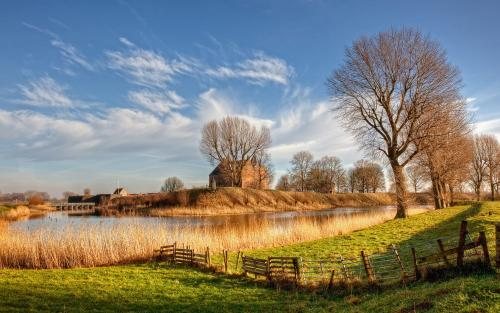
#> input picture beautyful_view.jpg, 500 x 313 px
$ python '08_roi与泛洪填充.py'
#> lines starting #> are read from the running program, lines starting #| are printed output that depends on the picture; after the words box and inside, x2 and y2 are one past the last pixel; in counts of white or black regions, pixels touching at a corner belong together
#> further down, src is the input picture: shape (313, 500, 3); mean B, G, R 118.1, 128.9, 130.8
import cv2 as cv
import numpy as np


# 获取图片的一小部分进行展示
def extreat_partial(image):
    h, w = image.shape[:2]            # 取image.shape的前两位参数
#> h = 313; w = 500
    print(image.shape)
#| (313, 500, 3)
    center_face_1 = image[int(h/2)-50:int(h/2)+50, int(w/2)-50:int(w/2)+50, 0]
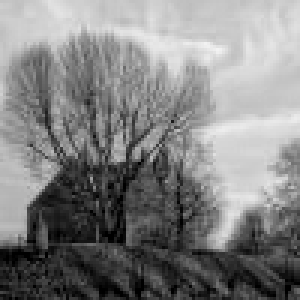
#> center_face_1: shape (100, 100) (shown 3 times larger); min 0, max 243, mean 130.1
    center_face_2 = image[int(h/2)-50:int(h/2)+50, int(w/2)-50:int(w/2)+50, 1]
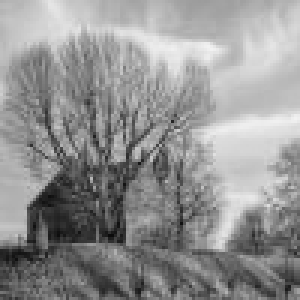
#> center_face_2: shape (100, 100) (shown 3 times larger); min 11, max 242, mean 146.3

    "我觉得这样加和后，仍是一个三通道，但是三个通道的值是相同的，相当于这是一个灰度图"
    center_face = cv.add(center_face_1, center_face_2)
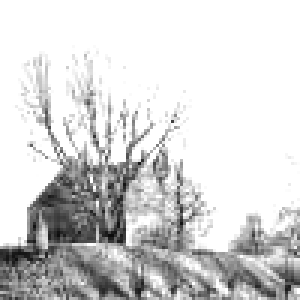
#> center_face: shape (100, 100) (shown 3 times larger); min 11, max 255, mean 213.3
    cv.imshow("center", center_face)
    cv.imshow("orginal", image)


# 局部像素取灰白模式
def partial_gray(image):
    h, w = image.shape[:2]            # 取image.shape的前两位参数
#> h = 313; w = 500
    center_face = image[int(h/2)-50:int(h/2)+50, int(w/2)-50:int(w/2)+50]
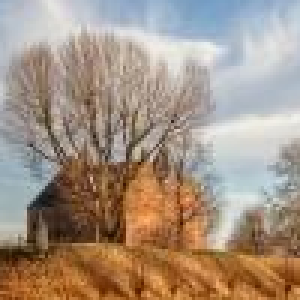
#> center_face: shape (100, 100, 3) (shown 3 times larger); mean B, G, R 130.1, 146.3, 164.7
    center_gray = cv.cvtColor(center_face, cv.COLOR_BGR2GRAY)
    # 我们需要将gray装换成RGB， 然后才能给image对应的区域进行赋值
    image[int(h/2)-50:int(h/2)+50, int(w/2)-50:int(w/2)+50] = cv.cvtColor(center_gray, cv.COLOR_GRAY2BGR)
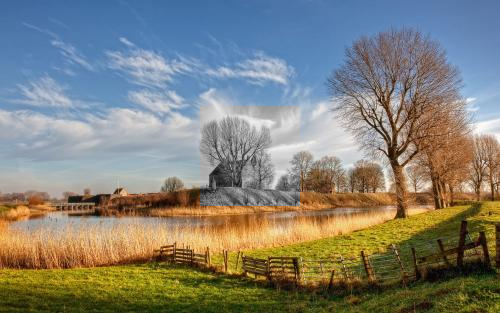
#> image: shape (313, 500, 3); mean B, G, R 119.4, 129.2, 129.9
    cv.imshow("gray_backface", image)


# 了OpenCV填充算法中漫水填充算法
"""
所谓漫水填充，简单来说，就是自动选中了和种子点相连的区域，接着将该区域替换成指定的颜色，
这是个非常有用的功能,经常用来标记或者分离图像的一部分进行处理或分析.漫水填充也可以用来
从输入图像获取掩码区域,掩码会加速处理过程,或者只处理掩码指定的像素点.
类似于ps中的魔棒工具
第二个参数， InputOutputArray类型的mask，这是第二个版本的floodFill独享的参数，
表示操作掩模,。它应该为单通道、8位、长和宽上都比输入图像 image 大两个像素点的图像。
第二个版本的floodFill需要使用以及更新掩膜，所以这个mask参数我们一定要将其准备好并
填在此处。需要注意的是，漫水填充不会填充掩膜mask的非零像素区域。例如，一个边缘检测算
子的输出可以用来作为掩膜，以防止填充到边缘。同样的，也可以在多次的函数调用中使用同一个
掩膜，以保证填充的区域不会重叠。另外需要注意的是，掩膜mask会比需填充的图像大，所以 ma
sk 中与输入图像(x,y)像素点相对应的点的坐标为(x+1,y+1)
————————————————
版权声明：本文为CSDN博主「浅墨_毛星云」的原创文章，遵循 CC 4.0 BY-SA 版权协议，转载请附上原文出处链接及本声明。             -->
原文链接：https://blog.csdn.net/poem_qianmo/article/details/28261997
版权声明：本文为CSDN博主「浅墨_毛星云」的原创文章，遵循 CC 4.0 BY-SA 版权协议，转载请附上原文出处链接及本声明。
原文链接：https://blog.csdn.net/poem_qianmo/article/details/28261997

看一看上面链接的文章
FLOODFILL_FIXED_RANGE - 如果设置为这个标识符的话，就会考虑当前像素与种子像素之间的差，否则就考虑当前像素与其相邻像素的差。也就是说，这个范围是浮动的。
FLOODFILL_MASK_ONLY - 如果设置为这个标识符的话，函数不会去填充改变原始图像 (也就是忽略第三个参数newVal), 而是去填充掩模图像（mask）。这个标识符只对第二个版本的floodFill有用，因第一个版本里面压根就没有mask参数。
"""
def fill_color_demo(image):
    copyIMG = image.copy()
    h, w = image.shape[:2]
#> h = 313; w = 500
    # mask在这里作为遮罩层使用
    mask = np.zeros([h+2, w+2, 1], np.uint8)             # h+2, w+2是硬性规定， 1表示这是一层的二维矩阵。 也就是说这个图像是单通道的
    copyIMG[int(h / 2) + 100:int(h / 2) + 105, int(w / 2) + 50:int(w / 2) + 55, :] = 255
#> copyIMG: shape (313, 500, 3); 0.02% of pixels changed, all inside (x1, y1, x2, y2) = (300, 256, 305, 261)
    # 取(int(h/2)+100, int(w/2)+150)点为起始点， 用(0,0,0)黑色填充， 选择像素范围最小是当前像素值-100到+50的范围
    cv.floodFill(copyIMG, mask, (int(h/2)+100, int(w/2)+50), (0, 0, 0), (50, 50, 50), (100, 100, 100), cv.FLOODFILL_FIXED_RANGE)
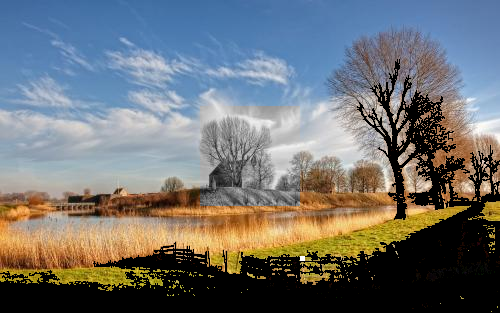
#> copyIMG: shape (313, 500, 3); mean B, G, R 114.4, 114, 112
    cv.imshow("target", copyIMG)
    cv.imshow("orignal", image)


src = cv.imread(r"beautyful_view.jpg")

cv.imshow("hello world", src)
extreat_partial(src)
partial_gray(src)
fill_color_demo(src)
cv.waitKey(0)                  # 显示图片时用
cv.destroyAllWindows()
